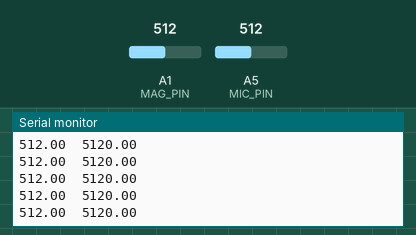
The sketch below on a simulated Arduino Uno, built with avr-gcc and run on an emulated ATmega328P. Shown: the last lines printed to the serial monitor. The inputs (shaded band) are chosen by the test bench; at power-on: A5 (MIC_PIN) = 512, A1 (MAG_PIN) = 512.

Above: at 4.2 s.
4.3 s: A5 (MIC_PIN) set to 981
At 5.1 s:
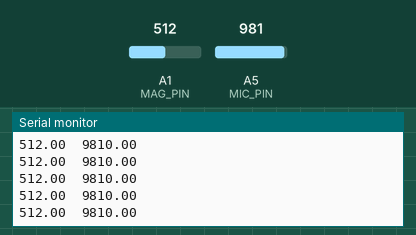
5.8 s: A5 (MIC_PIN) set to 1007
At 6.5 s:
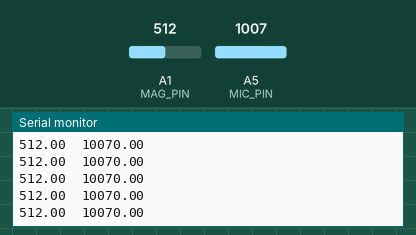
Timing chart, 0 to 8.8 s (numbered marks = the images above; inputs shaded):
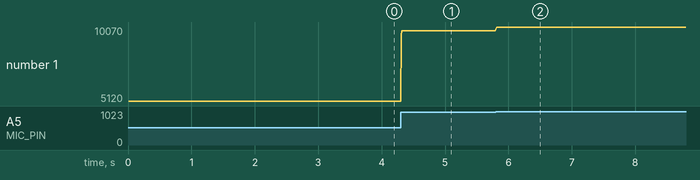

The sketch:

multiple_sensors.ino
```cpp
#define MAG_PIN A1
#define MIC_PIN A5


#define AVG_LEN 32

void setup() {
    Serial.begin(115200);
}

void loop() {
    double d1 = 0;
    double d2 = 0;

    for (int i = 0; i < AVG_LEN; i++) {
        d1 += analogRead(MAG_PIN);
        d2 += analogRead(MIC_PIN);
    }

    Serial.print(d1 / AVG_LEN);
    Serial.print("\t");
    Serial.println(d2 * 10 / AVG_LEN);
}
```

Measured:
- after the input at 4.3 s, the serial monitor: prints a new line at once (image 1)
- after the input at 5.8 s, the serial monitor: prints a new line at once (image 2)
- plotted number 1: 5120 → 9810 after the input at 4.3 s, 9810 → 10070 after the input at 5.8 s
